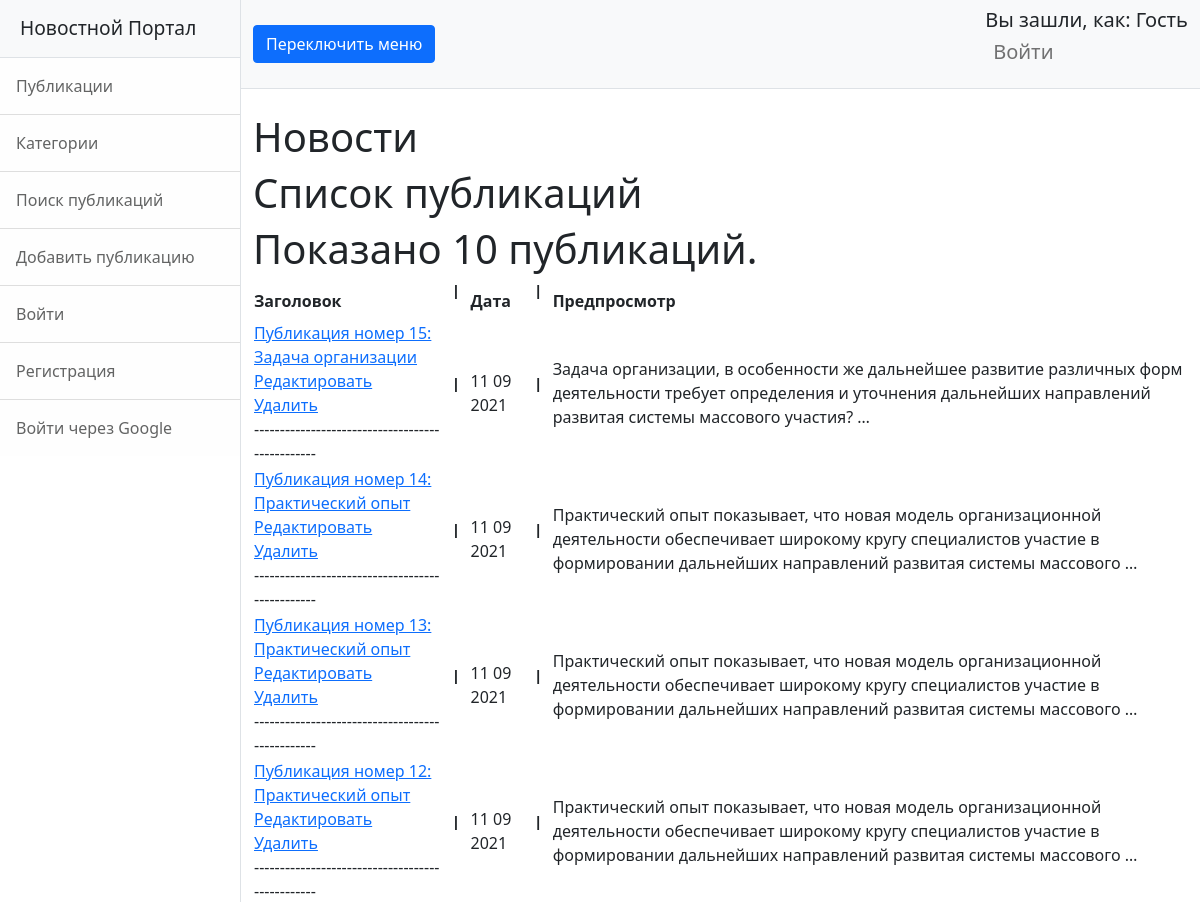
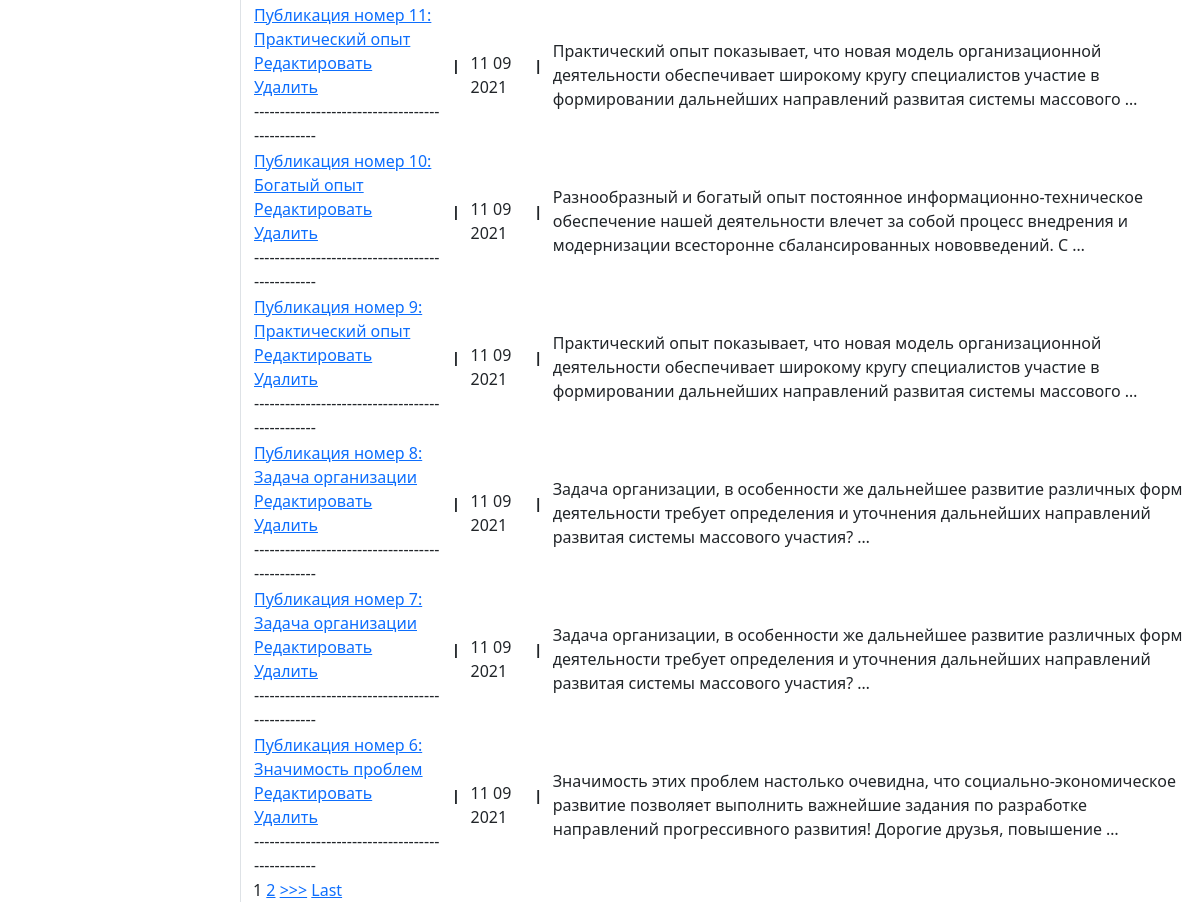
The page / on the database its author committed (2 pictures, top to bottom).
### news/models.py (models this page shows, shortened)
class Post(models.Model):
    news = 'NS'
    article = 'AL'
    TYPES = [
        (news, 'Новость'),
        (article, 'Статья')
    ]
    type = models.CharField(max_length=2, choices=TYPES, default=news)
    date = models.DateTimeField(auto_now_add=True, verbose_name='Дата')
    name = models.CharField(max_length=255, verbose_name='Название')
    body = models.TextField()
    rating = models.SmallIntegerField(default=0, verbose_name='Рейтинг')
    author = models.ForeignKey(Author, on_delete=models.CASCADE)
    category = models.ManyToManyField(Category, through='PostCategory')
    class Meta:
        verbose_name = 'Публикация'
        verbose_name_plural = 'Публикации'

### news/views.py (the view)
# urls.py: path('', News.as_view()),
class News(ListView):
    model = Post  # указываем модель, объекты которой мы будем выводить
    template_name = 'news/news.html'  # указываем имя шаблона, в котором будет лежать HTML, в котором будут все инструкции о том, как именно пользователю должны вывестись наши объекты
    context_object_name = 'news'  # это имя списка, в котором будут лежать все объекты, его надо указать, чтобы обратиться к самому списку объектов через HTML-шаблон
    queryset = Post.objects.order_by('-date')
    paginate_by = 10

### news/templatetags/my_filters.py (called while the page is built)
@register.filter(name='censor')  # регистрируем наш фильтр под именем multiply, чтоб django понимал, что это именно фильтр, а не простая функция
def censor(value):  # первый аргумент здесь это то значение, к которому надо применить фильтр, второй аргумент — это аргумент фильтра, т. е. примерно следующее будет в шаблоне value|multiply:arg
    cens_filt = ['блять', 'бля']
    text_to_check = value
    for idx, i in enumerate(cens_filt):
        text_to_check = text_to_check.replace(i,'ТУТ БЫЛ МАТ')
    return text_to_check

### templates/news/news.html (shortened to what this page needs)
{% extends 'flatpages/default.html' %}
{% load my_filters %}
{% block title %}
Новости
{% endblock title %}
{% block content %}
<h1>Список публикаций</h1>
<h1>Показано {{news|length}} публикаций.</h1>
    <table>
            <tr>
                <td>
                    <b>Заголовок</b>
                </td>
                <td>
                     <b><pre> | </pre></b>
                </td>
                <td>
                    <b>Дата</b>
                </td>
                <td>
                     <b><pre> | </pre></b>
                </td>
                <td>
                    <b>Предпросмотр</b>
                </td>
            </tr>
        {% for post in news %}
            <tr>
                <td>
                   <a href="/news/{{post.id}}">{{ post.name|censor }} </a>
                    <br>
                    <a href="/news/{{post.id}}/edit">Редактировать</a>
                    <br>
                    <a href="/news/{{post.id}}/delete">Удалить</a>
                    <br>
                    ------------------------------------------------
                </td>
                <td>
                     <b><pre> | </pre></b>
                </td>
                <td>
                    {{post.date|date:'d m Y'}}
                </td>
                <td>
                    <b><pre> | </pre></b>
                </td>
                <td>
                    {{post.body|truncatewords:20|censor}}
                </td>
            </tr>
        {% endfor %}
        </table>
{% if is_paginated %}
    {% for num in page_obj.paginator.page_range %}
        {% if page_obj.number == num %}
            <a>{{ num }}</a>
        {% elif num > page_obj.number|add:'-3' and num < page_obj.number|add:'3' %}
            <a href="?page={{ num }}">{{ num }}</a>
        {% endif %}
    {% endfor %}
    {% if page_obj.has_next %}
        <a href="?page={{ page_obj.next_page_number }}">>>></a>
        <a href="?page={{ page_obj.paginator.num_pages }}">Last</a>
    {% endif %}
{% endif %}
{% endblock content %}

### rows shown on the page
Post: name|censor "Публикация номер 15: Задача организации", date "11 09 2021", body|censor "Задача организации, в особенности же дальнейшее развитие различных форм деятельности требует определения и уточнения дальнейших направлений развитая системы массового участия? …"
Post: name|censor "Публикация номер 14: Практический опыт", date "11 09 2021", body|censor "Практический опыт показывает, что новая модель организационной деятельности обеспечивает широкому кругу специалистов участие в формировании дальнейших направлений развитая системы массового …"
Post: name|censor "Публикация номер 13: Практический опыт", date "11 09 2021", body|censor "Практический опыт показывает, что новая модель организационной деятельности обеспечивает широкому кругу специалистов участие в формировании дальнейших направлений развитая системы массового …"
Post: name|censor "Публикация номер 12: Практический опыт", date "11 09 2021", body|censor "Практический опыт показывает, что новая модель организационной деятельности обеспечивает широкому кругу специалистов участие в формировании дальнейших направлений развитая системы массового …"
Post: name|censor "Публикация номер 11: Практический опыт", date "11 09 2021", body|censor "Практический опыт показывает, что новая модель организационной деятельности обеспечивает широкому кругу специалистов участие в формировании дальнейших направлений развитая системы массового …"
Post: name|censor "Публикация номер 10: Богатый опыт", date "11 09 2021", body|censor "Разнообразный и богатый опыт постоянное информационно-техническое обеспечение нашей деятельности влечет за собой процесс внедрения и модернизации всесторонне сбалансированных нововведений. С …"
Post: name|censor "Публикация номер 9: Практический опыт", date "11 09 2021", body|censor "Практический опыт показывает, что новая модель организационной деятельности обеспечивает широкому кругу специалистов участие в формировании дальнейших направлений развитая системы массового …"
Post: name|censor "Публикация номер 8: Задача организации", date "11 09 2021", body|censor "Задача организации, в особенности же дальнейшее развитие различных форм деятельности требует определения и уточнения дальнейших направлений развитая системы массового участия? …"
Post: name|censor "Публикация номер 7: Задача организации", date "11 09 2021", body|censor "Задача организации, в особенности же дальнейшее развитие различных форм деятельности требует определения и уточнения дальнейших направлений развитая системы массового участия? …"
Post: name|censor "Публикация номер 6: Значимость проблем", date "11 09 2021", body|censor "Значимость этих проблем настолько очевидна, что социально-экономическое развитие позволяет выполнить важнейшие задания по разработке направлений прогрессивного развития! Дорогие друзья, повышение …"

### other values the page prints
{{ news|length }} "10"
{{ num }} "1"
{{ num }} "2"
